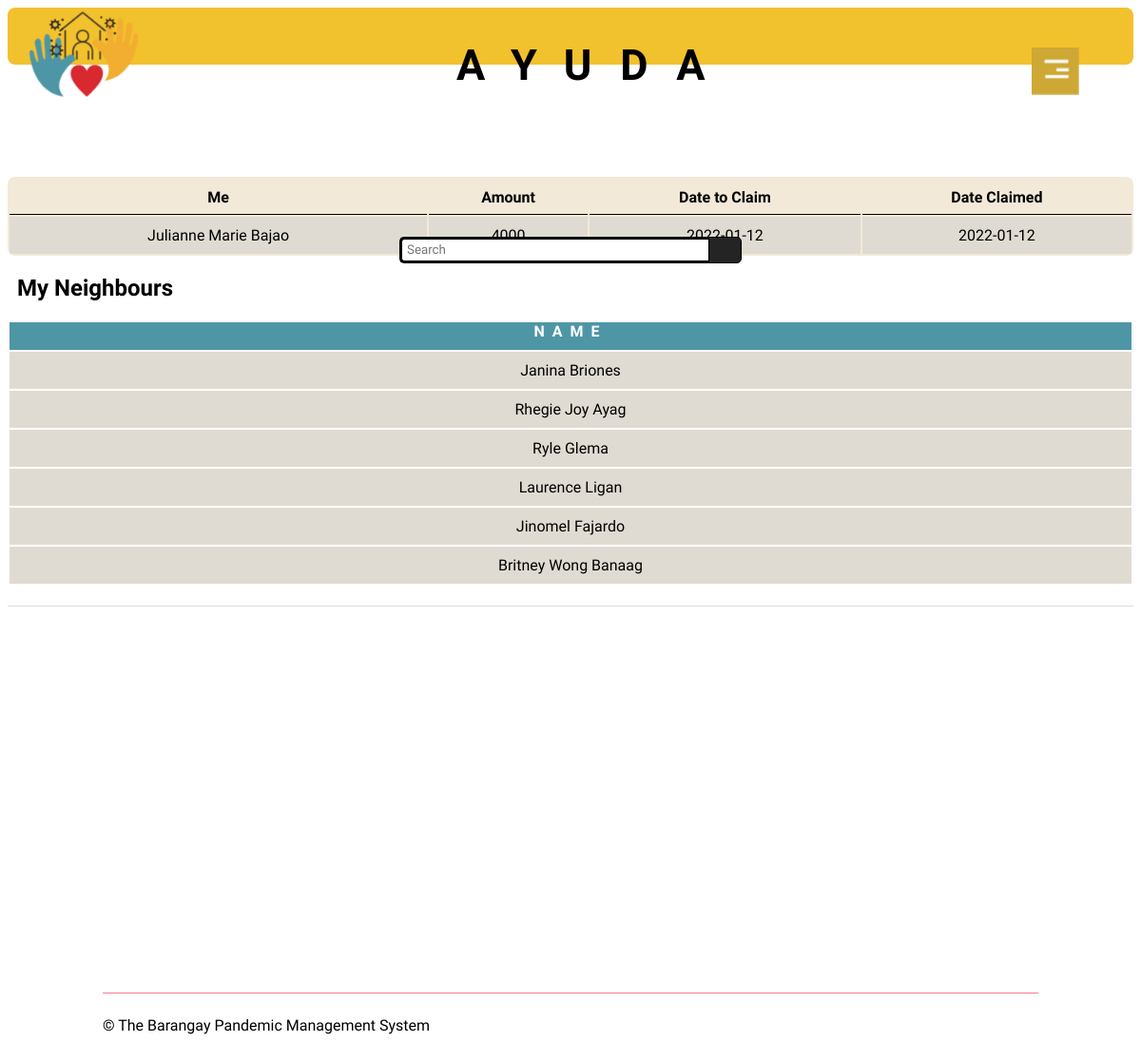
Screenshot of /ayuda.php (signed in) with the database file from the repository.
### tables this page shows
CREATE TABLE `ayuda` (
  `ayudaID` int(11) NOT NULL,
  `userID` int(11) NOT NULL,
  `name2` varchar(50) NOT NULL,
  `amount` int(50) NOT NULL,
  `barangay` varchar(50) NOT NULL,
  `date_toclaim` varchar(50) NOT NULL,
  `date_claimed` varchar(50) NOT NULL
);

### session.php (called while the page is built, shortened)
<?php
	require 'Connection/db_conn.php';
	$query = $conn->query("SELECT * FROM `users` WHERE `userID` = '$_SESSION[userID]'") or die(mysqli_error());
	$fetch = $query->fetch_array();
	$purok2 = $fetch['purok'];
	$userID2 = $fetch['userID'];
?>

### ayuda.php (the view, shortened to what this page needs)
<!DOCTYPE html>
<?php
	require 'session.php';
?>
<html>
<head>
	<link rel="stylesheet" href="ayuda.css">
</head>
<body>
	<section id="header">
		<div class="header-box">
			<img src="images/logo1.png" class="logo">
		</div>
	<form action="aresult.php" method="get">
	<div class="wrap">
   <div class="search">
      <input type="text" name="search" class="searchTerm" placeholder="Search">
      <button type="submit" class="searchButton">
     </button>
   </div>
</div>
</form>
			<div class="Ayuda">
				<h1>AYUDA</h1>
			</div>
	</section>
	<img src="images/menu.png" id="menu">
<div class="container-table">
	<table class="table1">
  <tr>
    <th>Me</th>
    <th>Amount</th>
    <th>Date to Claim</th>
    <th>Date Claimed</th>
  </tr>
  <tbody>
					<?php
						require 'Connection/db_conn.php';
						$query = $conn->query("SELECT name2, amount, date_toclaim, date_claimed FROM `ayuda` WHERE userID = ('$userID2');") or die(mysqli_error());
						while($fetch = $query->fetch_array()){
					?>
						<tr>
							<td><?php echo $fetch['name2']?></td>
							<td><?php echo $fetch['amount']?></td>
							<td><?php echo $fetch['date_toclaim']?></td>
							<td><?php echo $fetch['date_claimed']?></td>
						</tr>
					<?php
						}
					?>
					</tbody>
</table>
<h2 id="title2">My Neighbours</h2>
<div class="scrollable">
<table class="table2">
	 <tbody>
	 				<th>NAME</th>
					<?php
						require 'Connection/db_conn.php';
						$query = $conn->query("SELECT ayuda.name2 FROM `ayuda` WHERE EXISTS (SELECT purok FROM users WHERE userID = ayuda.userID AND purok = ('$purok2') AND userID != ('$userID2'));") or die(mysqli_error());
						while($fetch = $query->fetch_array()){
					?>
						<tr>
							<td><?php echo $fetch['name2']?></td>
						</tr>
					<?php
						}
					?>
					</tbody>
</table>
</div>
</div>
	<section id="footer">
	<div class="container footer-row">
		<hr>
		<div class="footer-left-col">
			<p>© The Barangay Pandemic Management System</p>
		</div>
	</div>
</section>
</body>
</html>

### ayuda.css (style rules this page uses)
* { padding: 0; font-family: alata; }
.logo { width: 120px; margin-top: 0px; margin-left: 20px; }
.header-box { background-size: cover; height: 60px; background-color: #F2C12E; border-radius: 8px; margin-bottom: 10%; }
.Ayuda { width: 30%; position: absolute; left: 55%; top: 6%; transform: translate(-50%, -50%); font-size: 30px; letter-spacing: 30px; }
.container { margin-right: 100px; margin-left: 100px; }
.search { width: 100%; position: relative; display: flex; }
.searchTerm { width: 100%; border: 3px solid black; border-right: none; padding: 5px; height: 12px; border-radius: 5px 0 0 5px; outline: none; color: #9DBFAF; }
.searchButton { width: 40px; height: 28px; border: .5px solid black; background: #242424; text-align: center; color: #fff; border-radius: 0 5px 5px 0; cursor: pointer; font-size: 20px; }
.wrap { width: 30%; position: absolute; left: 50%; top: 23%; transform: translate(-50%, -50%); }
#menu { width: 50px; position: fixed; right: 65px; top: 50px; z-index: 2; cursor: pointer; }
.container-table { width: 100%; height: 100vh; }
.table1 { margin-top: 10px; width: 100%; background: #F2E9D8 ; border-radius: 8px; border-color: red; }
.table1 th, td { text-align: center; padding-top: 10px; padding-bottom: 10px; }
.table1 th { border-bottom: 0.5px solid black; border-width: 10%; padding-bottom: 8px; }
.table1 td { background-color: #E0DBD2; }
#title2 { margin-left: 10px; }
.table2 { width: 100%; }
.table2 th { align-content: center; letter-spacing: 8px; padding-bottom: 10px; }
.table2 td { background-color: #E0DBD2; }
.scrollable { height: 300px; overflow-y: scroll; border-bottom: 1px solid #ddd; }
.scrollable th { color: white; font-stretch: 3%; background: #4E96A6; z-index: 2; top: 0; }
#footer { padding: 50px 0 30px; }
hr { width: 100%; border: 0; border-top: 1px solid #f67c92; }
.footer-row { display: flex; align-items: center; justify-content: space-between; flex-wrap: wrap; }
.footer-left-col { flex-basis: 50%; }

### rows the page displays
ayuda: name2 "Julianne Marie Bajao", date_claimed "2022-01-12"
ayuda: name2 "Janina Briones"
ayuda: name2 "Rhegie Joy Ayag"
ayuda: name2 "Ryle Glema"
ayuda: name2 "Laurence Ligan"
ayuda: name2 "Jinomel Fajardo"
ayuda: name2 "Britney Wong Banaag"
